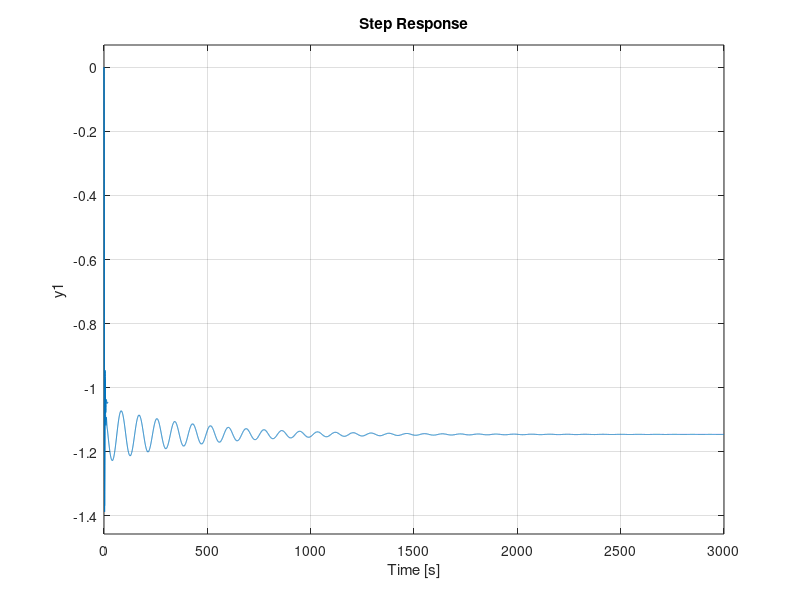

Write the MATLAB code that produced this figure.
%% Problem 1 Part A: Determine Poles and Zeros of Transfer Function
% Generate transfer function in matlab
num = [-0.01785 -1.38873 -0.0088536 -0.0079611]
denom = [1 0.81066 1.32005596 0.01038106 0.0069483]
tfsys = tf(num, denom)
%% 
% Compute the poles of the transfer function model
poles = pole(tfsys)
%%
% Compute the zeros of the transfer function model
zeros = zero(tfsys)


%% Problem 1 Part B: Is the system stable?
% Looking at the roots of the denominator (the poles) we can generate
% pole-zero plot. For BIBO stability the poles must be in the left hand
% plane
pzmap(tfsys)
grid on
%%
% We can see here that our poles are in the left hand plane, so this
% system is BIBO stable. BIBO stability also states that the roots of our
% transfer function must have negative real parts. We can observe:
real(poles)
%%
% That our values are indeed negative real, as well as repeated roots.
% Finally, we can plot an unit impulse response of our system to see if it
% goes to zero as time approaches infinity
impulse(tfsys)
%%
% Our system reaches zero as time moves to infinity, so its BIBO stable in
% all cases
%%
% If we looked into internal stability, we see that with our repeated roots
% of our transfer function our system is not marginally stable. Since the real roots have a negative
% part however, we are asympototically stable. 

%%
% What are our natural frequencies and damping ratio?
[W, zeta] = damp(tfsys)

%% Problem 1 Part C: Are there any pole-zero cancellations?
% If we take our transfer function back to state space, and observe
% eigenvalues of our A matrix. We can see if any of the poles or zeros were
% cancelled
[A, B, C, D] = tf2ss(num, denom)
%%
% Take our realization and put it into state space form
sys = ss(A, B, C, D)
%%
% Find poles and zeros
ss_poles = pole(sys)
ss_zeros = zero(sys)
%%
% Check eigenvalues of A as well to see if it matches with poles of our
% transfer function
eig(A)
%%
% As we can see, there is no pole-zero cancellation

%% Problem 1 Part D: Convert to State Space Form
sys = ss(A, B, C, D)

%% Problem 1 Part E: Plot step response
step(sys)



%% Problem 2 Part A: Determine Poles and Zeros of Transfer Function
% Generate transfer function in matlab
num2= [-0.01782 -1.386396]
denom2 = [1 0.805 1.325]
tfsys2 = tf(num2, denom2)
%% 
% Compute the poles of the transfer function model
poles2 = pole(tfsys2)
%%
% Compute the zeros of the transfer function model
zeros2 = zero(tfsys2)
%% Problem 2 Part B: Is the system stable?
% Looking at the roots of the denominator (the poles) we can generate
% pole-zero plot. For BIBO stability the poles must be in the left hand
% plane
pzmap(tfsys2)
grid on
%%
% We can see here that our poles are in the left hand plane, so this
% system is BIBO stable. BIBO stability also states that the roots of our
% transfer function must have negative real parts. We can observe:
real(poles2)
%%
% That our values are indeed negative real, as well as repeated roots.
% Finally, we can plot an unit impulse response of our system to see if it
% goes to zero as time approaches infinity
impulse(tfsys2)

% We can compare this with our original system
hold on;
impulse(tfsys)
%%
% Our system reaches zero as time moves to infinity, so its BIBO stable in
% all cases
%%
% If we looked into internal stability, we see that with our repeated roots
% of our transfer function our system is not marginally stable. Since the real roots have a negative
% part however, we are asympototically stable. 

%%
% What are our natural frequencies and damping ratio?
[W, zeta] = damp(tfsys)

%% Problem 2 Part C: Are there any pole-zero cancellations?
% If we take our transfer function back to state space, and observe
% eigenvalues of our A matrix. We can see if any of the poles or zeros were
% cancelled
[A2, B2, C2, D2] = tf2ss(num2, denom2)
%%
% Take our realization and put it into state space form
sys2 = ss(A2, B2, C2, D2)
%%
% Find poles and zeros
ss_poles = pole(sys2)
ss_zeros = zero(sys2)
%%
% Check eigenvalues of A as well to see if it matches with poles of our
% transfer function
eig(A2)
%%
% As we can see, there is no pole-zero cancellation
%% Problem 2 Part D: Convert to State Space Form
sys2 = ss(A2, B2, C2, D2)

%% Problem 2 Part E: Plot step response
step(sys2)
hold on;
step(sys)


